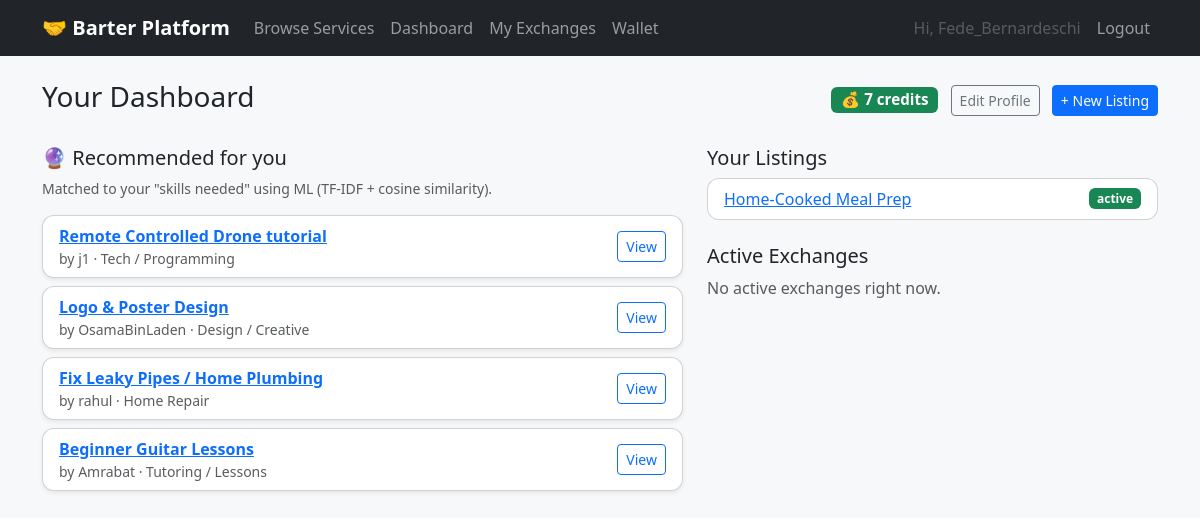
Screenshot of /dashboard/ (signed in) with the database file from the repository.
### core/models.py (models this page shows, shortened)
class Profile(models.Model):
    user = models.OneToOneField(settings.AUTH_USER_MODEL, on_delete=models.CASCADE)
    bio = models.TextField(blank=True)
    location = models.CharField(max_length=120, blank=True)
    skills_offered = models.TextField(
        blank=True, help_text="Comma-separated, e.g. guitar, cooking, python tutoring"
    )
    skills_needed = models.TextField(
        blank=True, help_text="Comma-separated, e.g. plumbing, spanish, resume review"
    )
    credits = models.IntegerField(default=SIGNUP_BONUS_CREDITS)
    created_at = models.DateTimeField(auto_now_add=True)

class ServiceListing(models.Model):
    CATEGORY_CHOICES = [
        ("tutoring", "Tutoring / Lessons"),
        ("repair", "Home Repair"),
        ("design", "Design / Creative"),
        ("tech", "Tech / Programming"),
        ("wellness", "Wellness / Fitness"),
        ("other", "Other"),
    ]
    user = models.ForeignKey(settings.AUTH_USER_MODEL, on_delete=models.CASCADE, related_name="listings")
    title = models.CharField(max_length=150)
    description = models.TextField()
    category = models.CharField(max_length=20, choices=CATEGORY_CHOICES, default="other")
    skills = models.CharField(
        max_length=255, help_text="Comma-separated keywords used for matching, e.g. guitar, music theory"
    )
    duration_hours = models.PositiveIntegerField(default=1, help_text="Typical length of one session, in hours")
    location = models.CharField(max_length=120, blank=True)
    is_active = models.BooleanField(default=True)
    created_at = models.DateTimeField(auto_now_add=True)
    class Meta:
        ordering = ["-created_at"]

### core/views.py (the view)
# urls.py: path("dashboard/", views.dashboard, name="dashboard"),
@login_required
def dashboard(request):
    profile, _ = Profile.objects.get_or_create(user=request.user)
    recommended_listings = get_recommendations(request.user, top_n=5)
    recommended_people = find_complementary_users(request.user, top_n=5)
    my_listings = ServiceListing.objects.filter(user=request.user)
    pending_received = ExchangeRequest.objects.filter(provider=request.user, status="pending")
    active_exchanges = ExchangeRequest.objects.filter(
        Q(requester=request.user) | Q(provider=request.user)
    ).exclude(status__in=["completed", "rejected", "cancelled"])
    return render(request, "core/dashboard.html", {
        "profile": profile,
        "recommended_listings": recommended_listings,
        "recommended_people": recommended_people,
        "my_listings": my_listings,
        "pending_received": pending_received,
        "active_exchanges": active_exchanges,
    })

### core/recommend.py (called while the page is built)
def find_complementary_users(user, top_n=5):
    from django.contrib.auth.models import User
    profile = getattr(user, "profile", None)
    needed_text = (profile.skills_needed if profile else "").strip()
    if not needed_text:
        return []
    other_profiles = list(
        user.profile.__class__.objects.exclude(user=user).exclude(skills_offered="")
    )
    if not other_profiles:
        return []
    corpus = [needed_text] + [p.skills_offered for p in other_profiles]
    vectorizer = TfidfVectorizer(stop_words="english")
    tfidf_matrix = vectorizer.fit_transform(corpus)
    similarities = cosine_similarity(tfidf_matrix[0:1], tfidf_matrix[1:]).flatten()
    scored = sorted(zip(other_profiles, similarities), key=lambda pair: pair[1], reverse=True)
    ranked = [p.user for p, score in scored if score > 0]
    return ranked[:top_n]

### core/templates/core/dashboard.html (shortened to what this page needs)
{% extends "core/base.html" %}
{% block content %}
<div class="d-flex justify-content-between align-items-center mb-4">
    <h3>Your Dashboard</h3>
    <div>
        <span class="badge bg-success credit-badge">💰 {{ profile.credits }} credits</span>
        <a href="{% url 'profile_edit' %}" class="btn btn-sm btn-outline-secondary ms-2">Edit Profile</a>
        <a href="{% url 'listing_create' %}" class="btn btn-sm btn-primary ms-2">+ New Listing</a>
    </div>
</div>
<div class="row">
    <div class="col-md-7">
        <h5>🔮 Recommended for you</h5>
        <p class="text-muted small">Matched to your "skills needed" using ML (TF-IDF + cosine similarity).</p>
        {% for listing in recommended_listings %}
        <div class="card mb-2 shadow-sm">
            <div class="card-body py-2">
                <div class="d-flex justify-content-between">
                    <div>
                        <a href="{% url 'listing_detail' listing.pk %}"><strong>{{ listing.title }}</strong></a>
                        <div class="small text-muted">by {{ listing.user.username }} · {{ listing.get_category_display }}</div>
                    </div>
                    <a href="{% url 'listing_detail' listing.pk %}" class="btn btn-sm btn-outline-primary align-self-center">View</a>
                </div>
            </div>
        </div>
        {% empty %}
        <p class="text-muted">Add some "skills needed" to your profile to get matches.</p>
        {% endfor %}
    </div>
    <div class="col-md-5">
        <h5>Your Listings</h5>
        {% for listing in my_listings %}
        <div class="card mb-2">
            <div class="card-body py-2 d-flex justify-content-between align-items-center">
                <a href="{% url 'listing_detail' listing.pk %}">{{ listing.title }}</a>
                <span class="badge {% if listing.is_active %}bg-success{% else %}bg-secondary{% endif %}">
                    {% if listing.is_active %}active{% else %}inactive{% endif %}
                </span>
            </div>
        </div>
        {% empty %}
        <p class="text-muted">You haven't listed any services yet.</p>
        {% endfor %}
        <h5 class="mt-4">Active Exchanges</h5>
        {% for ex in active_exchanges %}
        <div class="card mb-2">
            <div class="card-body py-2">
                <a href="{% url 'request_detail' ex.pk %}">{{ ex.listing.title }}</a>
                <span class="badge bg-info text-dark">{{ ex.get_status_display }}</span>
            </div>
        </div>
        {% empty %}
        <p class="text-muted">No active exchanges right now.</p>
        {% endfor %}
    </div>
</div>
{% endblock %}

### core/templates/core/base.html (shortened to what this page needs)
{% load static %}
<!DOCTYPE html>
<html lang="en">
<head>
    <link href="https://cdn.jsdelivr.net/npm/bootstrap@5.3.3/dist/css/bootstrap.min.css" rel="stylesheet">
</head>
<body>
<nav class="navbar navbar-expand-lg navbar-dark bg-dark mb-4">
    <div class="container">
        <a class="navbar-brand" href="{% url 'home' %}">🤝 Barter Platform</a>
        <div class="collapse navbar-collapse" id="navMenu">
            <ul class="navbar-nav me-auto">
                <li class="nav-item"><a class="nav-link" href="{% url 'listing_list' %}">Browse Services</a></li>
                {% if user.is_authenticated %}
                <li class="nav-item"><a class="nav-link" href="{% url 'dashboard' %}">Dashboard</a></li>
                <li class="nav-item"><a class="nav-link" href="{% url 'request_list' %}">My Exchanges</a></li>
                <li class="nav-item"><a class="nav-link" href="{% url 'wallet' %}">Wallet</a></li>
                {% endif %}
            </ul>
            <ul class="navbar-nav">
                {% if user.is_authenticated %}
                <li class="nav-item"><span class="nav-link disabled">Hi, {{ user.username }}</span></li>
                <li class="nav-item"><a class="nav-link" href="{% url 'logout' %}">Logout</a></li>
                {% else %}
                <li class="nav-item"><a class="nav-link" href="{% url 'login' %}">Login</a></li>
                <li class="nav-item"><a class="nav-link" href="{% url 'signup' %}">Sign Up</a></li>
                {% endif %}
            </ul>
        </div>
    </div>
</nav>
<div class="container mb-5">
    {% block content %}{% endblock %}
</div>
</body>
</html>

### core/templates/core/base.html (style rules this page uses)
body { background: #f7f8fa; }
.navbar-brand { font-weight: 600; }
.card { border-radius: 12px; }
.credit-badge { font-size: 0.95rem; }

### rows the page displays
Profile: credits "7"
ServiceListing: title "Remote Controlled Drone tutorial", user.username "j1", category "Tech / Programming"
ServiceListing: title "Logo & Poster Design", user.username "OsamaBinLaden", category "Design / Creative"
ServiceListing: title "Fix Leaky Pipes / Home Plumbing", user.username "rahul", category "Home Repair"
ServiceListing: title "Beginner Guitar Lessons", user.username "Amrabat", category "Tutoring / Lessons"
ServiceListing: title "Home-Cooked Meal Prep", is_active "active"

### other values shown
{{ user.username }} "Fede_Bernardeschi"
